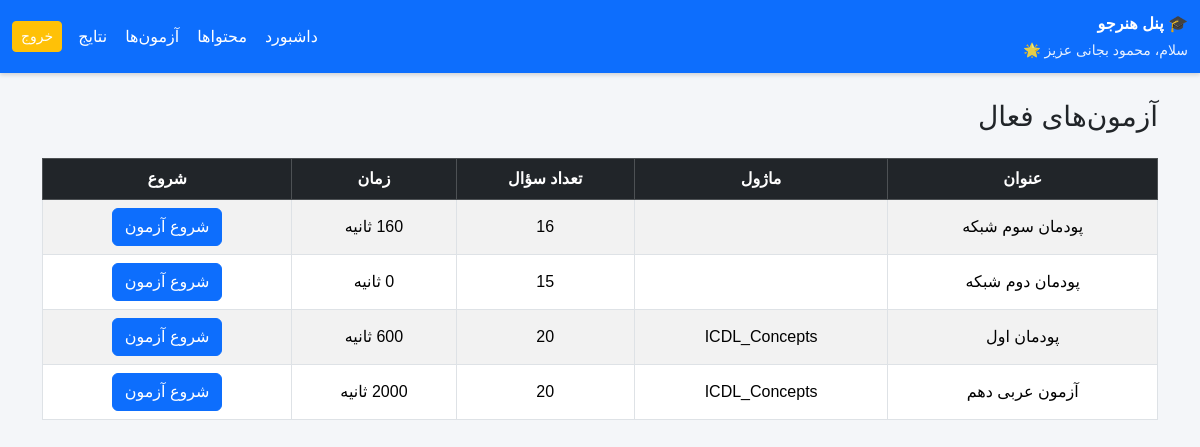
Page /public/index.php?route=/student/quizzes (signed in) on the committed database.
### tables this page shows
CREATE TABLE `quizzes` (
  `id` bigint unsigned NOT NULL AUTO_INCREMENT,
  `title` varchar(200) NOT NULL,
  `subject_id` bigint unsigned DEFAULT NULL,
  `max_attempts` int NOT NULL DEFAULT '1',
  `module` varchar(50) DEFAULT NULL,
  `time_limit_seconds` int DEFAULT '0',
  `question_count` int NOT NULL DEFAULT '20',
  `is_published` tinyint(1) NOT NULL DEFAULT '0',
  `created_by` bigint unsigned DEFAULT NULL,
  `created_at` timestamp NULL DEFAULT CURRENT_TIMESTAMP,
  PRIMARY KEY (`id`),
  KEY `fk_quiz_user` (`created_by`),
  KEY `fk_quiz_subject` (`subject_id`),
  CONSTRAINT `fk_quiz_subject` FOREIGN KEY (`subject_id`) REFERENCES `subjects` (`id`) ON DELETE SET NULL,
  CONSTRAINT `fk_quiz_user` FOREIGN KEY (`created_by`) REFERENCES `users` (`id`) ON DELETE SET NULL
);

### app/Core/View.php (called while the page is built, shortened)
<?php
class View
{
    public static function render(string $template, array $data = [], ?string $layout = 'admin')
    {
        $templateFile = __DIR__ . '/../Template/' . $template;
        extract($data);
        require $templateFile;
        return ob_get_clean();
    }
    public static function baseUrl(string $route = '/')
    {
        $route = ltrim($route, '/');
        $path = $route;
        $extraQuery = '';
        if (strpos($route, '?') !== false) {
            [$path, $extraQuery] = explode('?', $route, 2);
            $path = '/' . ltrim($path, '/');
        } else {
            $path = '/' . $path;
        }
        $scriptName = $_SERVER['SCRIPT_NAME'];
        $basePath = str_replace('/index.php', '', $scriptName);
        $url = $basePath . '/index.php?route=' . $path;
        return $url;
    }
}

### app/Action/Student/QuizListAction.php (called while the page is built, shortened)
<?php
class QuizListAction
{
    public function __invoke()
    {
        $repo = new QuizRepository();
        $quizzes = $repo->allPublished();
        return View::render('student/quizzes/list.php', [
            'quizzes' => $quizzes,
            'student' => Auth::user()
        ], 'student');
    }
}

### app/Core/Router.php (called while the page is built, shortened)
<?php
class Router
{
    private array $routes = [
        'GET' => [],
        'POST' => [],
    ];
    private string $rawRoute;
    public function __construct(string $rawRoute)
    {
        $this->rawRoute = $rawRoute;
    }
    public function get(string $path, $handler)
    {
        $this->routes['GET'][$path] = $handler;
    }
    public function post(string $path, $handler)
    {
        $this->routes['POST'][$path] = $handler;
    }
    public function dispatch()
    {
        $method = $_SERVER['REQUEST_METHOD'];
        $uri = parse_url($this->rawRoute, PHP_URL_PATH);
        $handler = $this->routes[$method][$uri];
        if (is_object($handler) && method_exists($handler, '__invoke')) {
            return $handler();
        }
        return;
    }
}

### app/Core/Database.php (called while the page is built, shortened)
<?php
class Database
{
    private static ?PDO $pdo = null;
    public static function init(array $config): void
    {
        $host    = $config['host'] ?? 'localhost';
        $dbname  = $config['dbname'] ?? 'mostafadb';
        $user    = $config['user'] ?? 'root';
        $pass    = $config['pass'] ?? '4562';
        $charset = $config['charset'] ?? 'utf8mb4';
        $dsn = "mysql:host={$host};dbname={$dbname};charset={$charset}";
        try {
            self::$pdo = new PDO(
                $dsn,
                $user,
                $pass,
                [
                    PDO::ATTR_ERRMODE            => PDO::ERRMODE_EXCEPTION,
                    PDO::ATTR_DEFAULT_FETCH_MODE => PDO::FETCH_ASSOC,
                ]
            );
        } catch (PDOException $e) {
            die("Database connection failed: " . $e->getMessage());
        }
    }
    public static function getConnection(): PDO
    {
        return self::$pdo;
    }
}

### app/Domain/QuizRepository.php (called while the page is built, shortened)
<?php
class QuizRepository
{
    private PDO $db;
    public function __construct()
    {
        $this->db = Database::getConnection();
    }
    public function allPublished(): array
    {
        $stmt = $this->db->query("SELECT * FROM quizzes WHERE is_published = 1 ORDER BY id DESC");
        return $stmt->fetchAll();
    }
}

### app/Template/student/quizzes/list.php (the view)
<h3 class="mb-4">آزمون‌های فعال</h3>
<table class="table table-bordered table-striped text-center align-middle">
    <thead class="table-dark">
        <tr>
            <th>عنوان</th>
            <th>ماژول</th>
            <th>تعداد سؤال</th>
            <th>زمان</th>
            <th>شروع</th>
        </tr>
    </thead>
    <tbody>
        <?php foreach ($quizzes as $q): ?>
        <tr>
            <td><?= $q['title'] ?></td>
            <td><?= $q['module'] ?></td>
            <td><?= $q['question_count'] ?></td>
            <td><?= $q['time_limit_seconds'] ?> ثانیه</td>
            <td>
                <a href="<?= \App\Core\View::baseUrl('/student/take&id=' . $q['id']) ?>" class="btn btn-primary">
                    شروع آزمون
                </a>
            </td>
        </tr>
        <?php endforeach; ?>
    </tbody>
</table>

### app/Template/layouts/student.php (style rules this page uses)
body, h1, h2, h3, h4, h5, h6, p, div, span, a, button, input { font-family: 'Vazirmatn', sans-serif !important; }
body { background-color: #f4f6f9; }

### rows in the picture
quizzes: title "پودمان سوم شبکه", question_count "16", time_limit_seconds "160"
quizzes: title "پودمان دوم شبکه", question_count "15", time_limit_seconds "0"
quizzes: title "پودمان اول", module "ICDL_Concepts", question_count "20", time_limit_seconds "600"
quizzes: title "آزمون عربی دهم", module "ICDL_Concepts", question_count "20"

### other values in the picture
$u['name'] "محمود بجانی"
